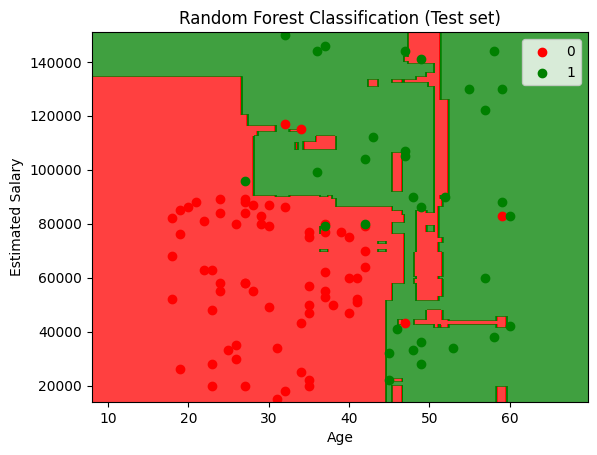

Reproduce this figure in Python.
# Converted from: Random_Forest_Classification.ipynb

#!/usr/bin/env python
# coding: utf-8

# # Random Forest Classification

# ## Importing the libraries

# In[1]:


import numpy as np
import matplotlib.pyplot as plt
import pandas as pd

# ## Importing the dataset

# In[2]:


dataset = pd.read_csv('Social_Network_Ads.csv')
X = dataset.iloc[:, :-1].values
y = dataset.iloc[:, -1].values

# ## Splitting the dataset into the Training set and Test set

# In[3]:


from sklearn.model_selection import train_test_split
X_train, X_test, y_train, y_test = train_test_split(X, y, test_size = 0.25, random_state = 0)

# In[4]:


print(X_train)

# In[5]:


print(y_train)

# In[6]:


print(X_test)

# In[7]:


print(y_test)

# ## Feature Scaling

# In[8]:


from sklearn.preprocessing import StandardScaler
sc = StandardScaler()
X_train = sc.fit_transform(X_train)
X_test = sc.transform(X_test)

# In[9]:


print(X_train)

# In[10]:


print(X_test)

# ## Training the Random Forest Classification model on the Training set

# In[11]:


from sklearn.ensemble import RandomForestClassifier
classifier = RandomForestClassifier(n_estimators = 10, criterion = 'entropy', random_state = 0)
classifier.fit(X_train, y_train)

# ## Predicting a new result

# In[12]:


print(classifier.predict(sc.transform([[30,87000]])))

# ## Predicting the Test set results

# In[13]:


y_pred = classifier.predict(X_test)
print(np.concatenate((y_pred.reshape(len(y_pred),1), y_test.reshape(len(y_test),1)),1))

# ## Making the Confusion Matrix

# In[14]:


from sklearn.metrics import confusion_matrix, accuracy_score
cm = confusion_matrix(y_test, y_pred)
print(cm)
accuracy_score(y_test, y_pred)

# ## Visualising the Training set results

# In[16]:


from matplotlib.colors import ListedColormap
X_set, y_set = sc.inverse_transform(X_train), y_train
X1, X2 = np.meshgrid(np.arange(start = X_set[:, 0].min() - 10, stop = X_set[:, 0].max() + 10, step = 0.25),
                     np.arange(start = X_set[:, 1].min() - 1000, stop = X_set[:, 1].max() + 1000, step = 0.25))
plt.contourf(X1, X2, classifier.predict(sc.transform(np.array([X1.ravel(), X2.ravel()]).T)).reshape(X1.shape),
             alpha = 0.75, cmap = ListedColormap(('red', 'green')))
plt.xlim(X1.min(), X1.max())
plt.ylim(X2.min(), X2.max())
for i, j in enumerate(np.unique(y_set)):
    plt.scatter(X_set[y_set == j, 0], X_set[y_set == j, 1], c = ListedColormap(('red', 'green'))(i), label = j)
plt.title('Random Forest Classification (Training set)')
plt.xlabel('Age')
plt.ylabel('Estimated Salary')
plt.legend()
plt.show()

# ## Visualising the Test set results

# In[17]:


from matplotlib.colors import ListedColormap
X_set, y_set = sc.inverse_transform(X_test), y_test
X1, X2 = np.meshgrid(np.arange(start = X_set[:, 0].min() - 10, stop = X_set[:, 0].max() + 10, step = 0.25),
                     np.arange(start = X_set[:, 1].min() - 1000, stop = X_set[:, 1].max() + 1000, step = 0.25))
plt.contourf(X1, X2, classifier.predict(sc.transform(np.array([X1.ravel(), X2.ravel()]).T)).reshape(X1.shape),
             alpha = 0.75, cmap = ListedColormap(('red', 'green')))
plt.xlim(X1.min(), X1.max())
plt.ylim(X2.min(), X2.max())
for i, j in enumerate(np.unique(y_set)):
    plt.scatter(X_set[y_set == j, 0], X_set[y_set == j, 1], c = ListedColormap(('red', 'green'))(i), label = j)
plt.title('Random Forest Classification (Test set)')
plt.xlabel('Age')
plt.ylabel('Estimated Salary')
plt.legend()
plt.show()
